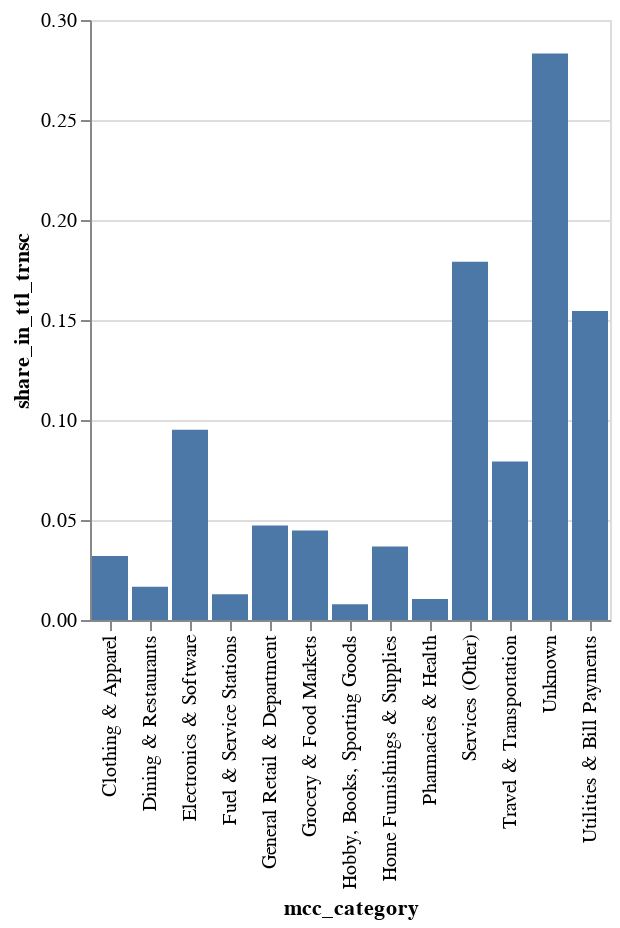

Here is the notebook cell this chart was saved with:
### Code cell
total_transactions = data.get_column("transaction_amount_kzt").sum()

transactions_by_category = (data.group_by("mcc_category")
                                .agg(pl.col("transaction_amount_kzt").sum())
                                .with_columns(
                                    (pl.col("transaction_amount_kzt")/total_transactions).alias("share_in_ttl_trnsc")))


transactions_by_category.plot.bar(x="mcc_category", y = "share_in_ttl_trnsc")

### Figure 1 — Vega-Lite specification as saved in the notebook (floating-point values rounded to 4 significant figures)
{"config": {"view": {"continuousWidth": 300, "continuousHeight": 300}}, "data": {"name": "data-8d85f2a00ab00db57879d4007b178b54"}, "mark": {"type": "bar", "tooltip": true}, "encoding": {"x": {"field": "mcc_category", "type": "nominal"}, "y": {"field": "share_in_ttl_trnsc", "type": "quantitative"}}, "params": [{"name": "param_2", "select": {"type": "interval", "encodings": ["x", "y"]}, "bind": "scales"}], "$schema": "https://vega.github.io/schema/vega-lite/v5.20.1.json", "datasets": {"data-8d85f2a00ab00db57879d4007b178b54": [{"mcc_category": "Travel & Transportation", "transaction_amount_kzt": 18430000000.0, "share_in_ttl_trnsc": 0.07921}, {"mcc_category": "Pharmacies & Health", "transaction_amount_kzt": 2450000000.0, "share_in_ttl_trnsc": 0.01053}, {"mcc_category": "Fuel & Service Stations", "transaction_amount_kzt": 3009000000.0, "share_in_ttl_trnsc": 0.01293}, {"mcc_category": "Grocery & Food Markets", "transaction_amount_kzt": 10420000000.0, "share_in_ttl_trnsc": 0.04479}, {"mcc_category": "Clothing & Apparel", "transaction_amount_kzt": 7447000000.0, "share_in_ttl_trnsc": 0.03201}, {"mcc_category": "Unknown", "transaction_amount_kzt": 65890000000.0, "share_in_ttl_trnsc": 0.2832}, {"mcc_category": "Hobby, Books, Sporting Goods", "transaction_amount_kzt": 1846000000.0, "share_in_ttl_trnsc": 0.007933}, {"mcc_category": "Services (Other)", "transaction_amount_kzt": 41680000000.0, "share_in_ttl_trnsc": 0.1792}, {"mcc_category": "Electronics & Software", "transaction_amount_kzt": 22120000000.0, "share_in_ttl_trnsc": 0.09509}, {"mcc_category": "Home Furnishings & Supplies", "transaction_amount_kzt": 8538000000.0, "share_in_ttl_trnsc": 0.0367}, {"mcc_category": "General Retail & Department", "transaction_amount_kzt": 11000000000.0, "share_in_ttl_trnsc": 0.04727}, {"mcc_category": "Dining & Restaurants", "transaction_amount_kzt": 3871000000.0, "share_in_ttl_trnsc": 0.01664}, {"mcc_category": "Utilities & Bill Payments", "transaction_amount_kzt": 35960000000.0, "share_in_ttl_trnsc": 0.1545}]}}
